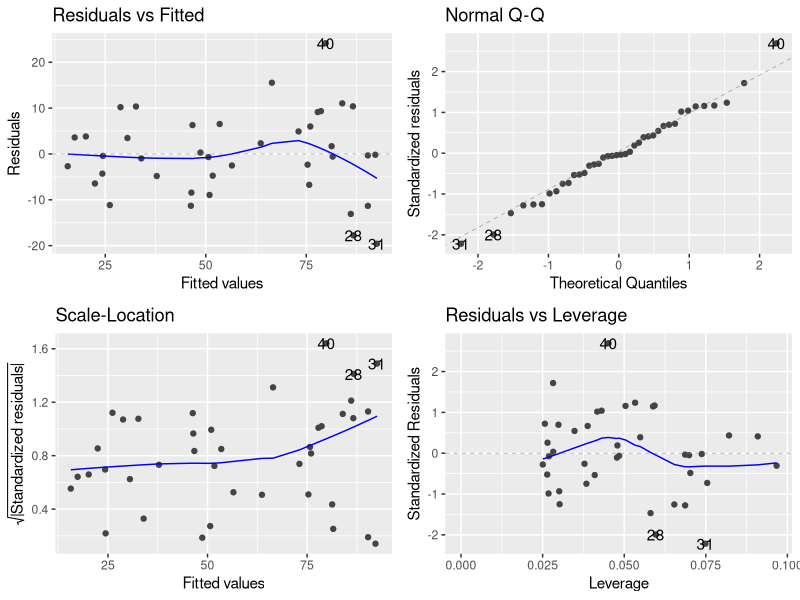
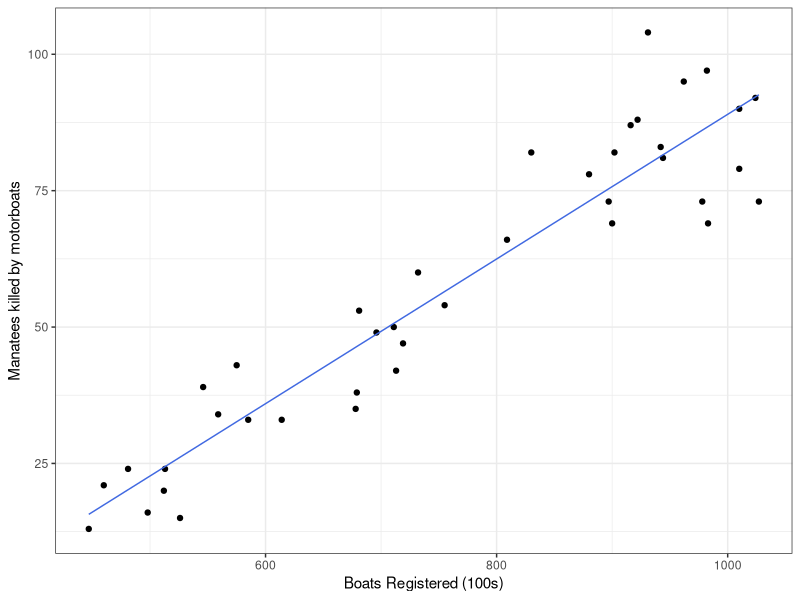
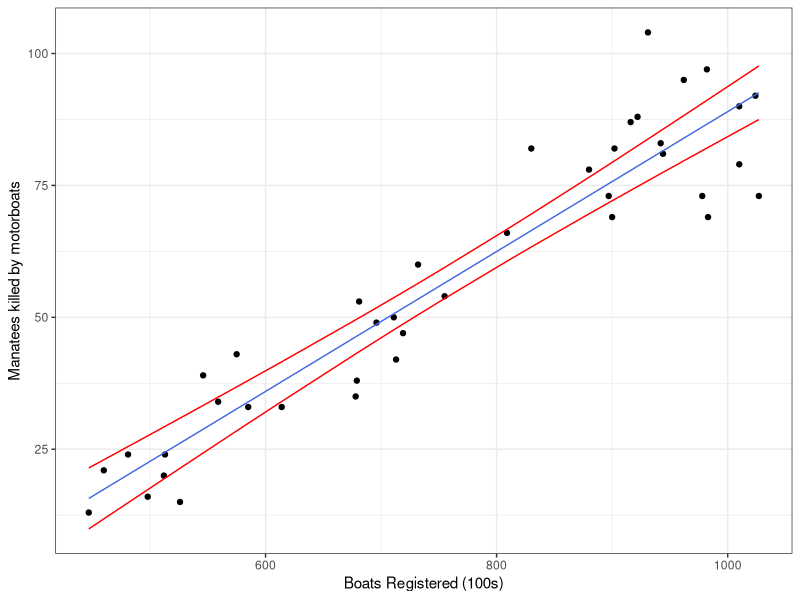
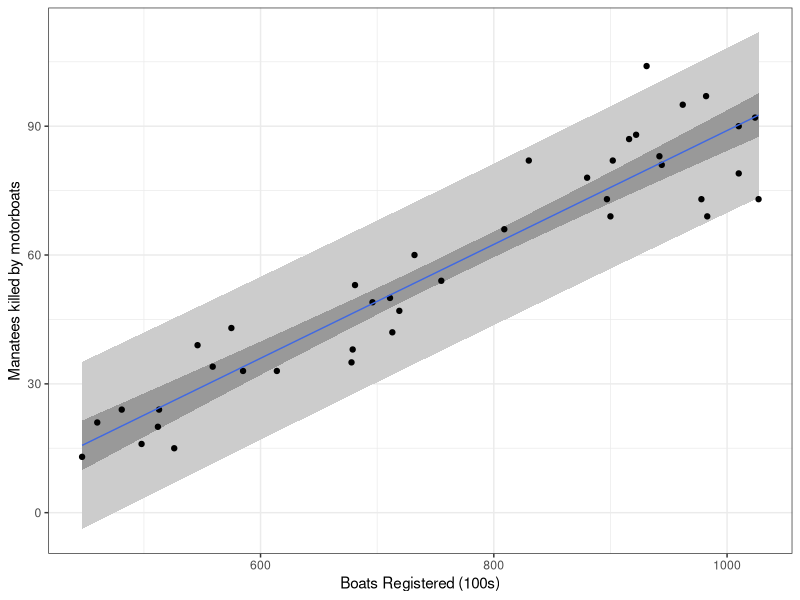

Write R code to recreate these figures, in order.
## ---- chunk 1
knitr::opts_chunk$set(echo = TRUE)
library(tidyverse)
library(knitr)
library(ggfortify)
library(GGally)
## ---- chunk 2
manatees <- read.csv("manatee.csv")
manatee.fit <- lm(ManateesKilled ~ BoatsRegistered, data=manatees)
autoplot(manatee.fit)
## ---- chunk 3
summary(manatee.fit)
## ---- chunk 4
manatees <- manatees %>%
  mutate(Fitted = fitted(manatee.fit))
ggplot(manatees) + 
  geom_point(aes(x=BoatsRegistered, y=ManateesKilled) ) +
  geom_line(aes(x=BoatsRegistered, y=Fitted), color="royalblue") + 
  labs(x="Boats Registered (100s)", y="Manatees killed by motorboats") + 
  theme_bw()
## ---- chunk 5
confint(manatee.fit)
## ---- chunk 6
manatees <- manatees %>%
  mutate(Lower.CI = predict(manatee.fit, interval="conf")[,2],
         Upper.CI = predict(manatee.fit, interval="conf")[,3])
ggplot(manatees) + 
  geom_point(aes(x=BoatsRegistered, y=ManateesKilled) ) +
  geom_line(aes(x=BoatsRegistered, y=Fitted), color="royalblue") + 
  geom_line(aes(x=BoatsRegistered, y=Lower.CI), color="red") + 
  geom_line(aes(x=BoatsRegistered, y=Upper.CI), color="red") + 
  labs(x="Boats Registered (100s)", y="Manatees killed by motorboats") + 
  theme_bw()
## ---- chunk 7
predict(manatee.fit, newdata=data.frame(BoatsRegistered=790), interval="pred")
## ---- chunk 8
manatees <- manatees %>%
  mutate(Lower.PI = predict(manatee.fit, interval="pred")[,2],
         Upper.PI = predict(manatee.fit, interval="pred")[,3])
## ---- chunk 9
ggplot(data=manatees) + 
  geom_ribbon(aes(x=BoatsRegistered, ymin=Lower.PI, ymax=Upper.PI), fill="gray80") + 
  geom_ribbon(aes(x=BoatsRegistered, ymin=Lower.CI, ymax=Upper.CI), fill="gray60") + 
  geom_point(aes(x=BoatsRegistered, y=ManateesKilled) ) +
  geom_line(aes(x=BoatsRegistered, y=Fitted), color="royalblue") + 
  labs(x="Boats Registered (100s)", y="Manatees killed by motorboats") + 
  theme_bw()
